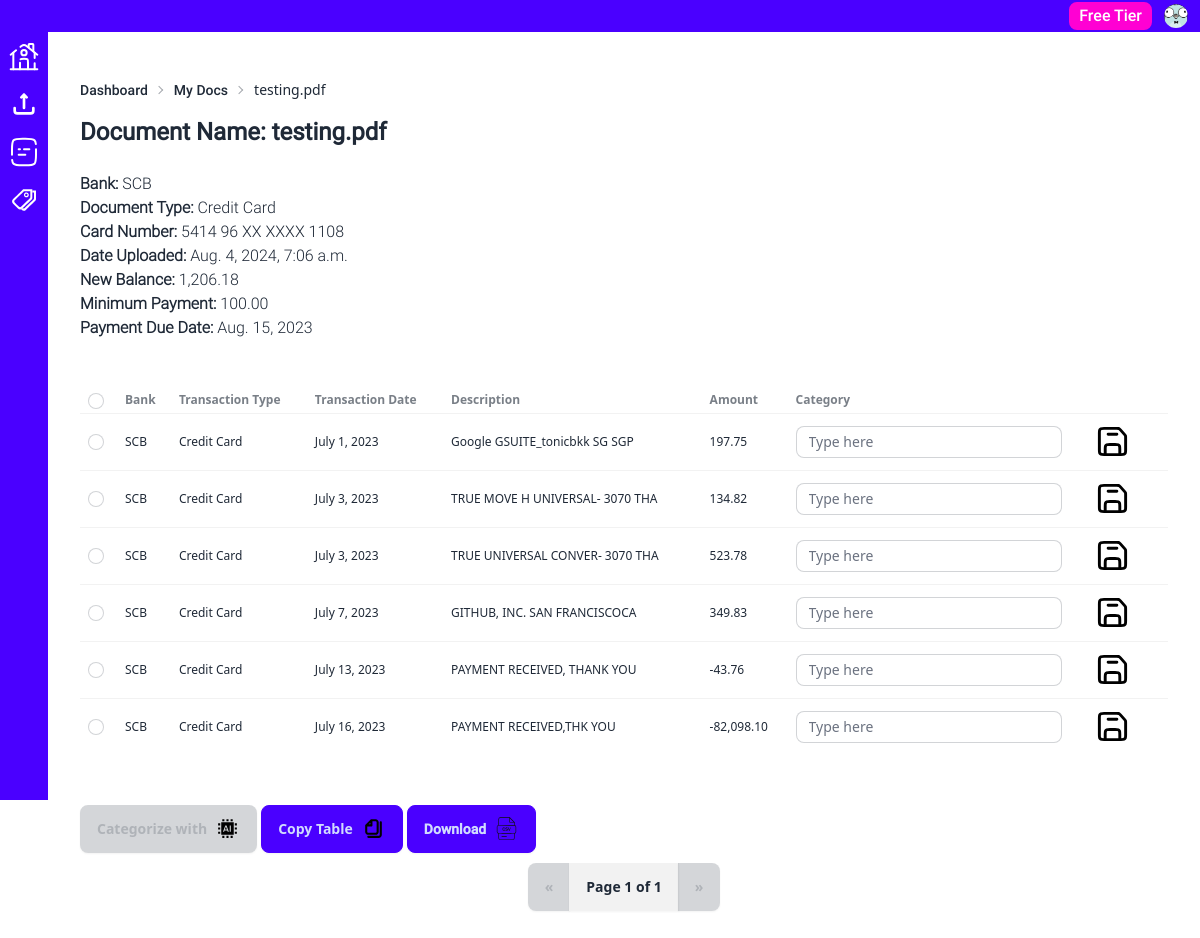
The page /upload_doc/my_docs/19/credit-card (signed in) on the database its author committed.
### upload_doc/models.py (models this page shows, shortened)
class Document(models.Model):
    user = models.ForeignKey(
        CustomUser,
        on_delete=models.CASCADE,
        related_name="documents",
        null=True,
        blank=True,
    )
    name = models.CharField(max_length=255, null=True, blank=True)
    s3_file_name = models.CharField(max_length=255, null=True, blank=True)
    date_uploaded = models.DateTimeField(auto_now_add=True)
    transaction_type = models.ForeignKey(
        TransactionType,
        on_delete=models.CASCADE,
        related_name="document",
        null=True,
        blank=True,
    )
    bank = models.ForeignKey(
        Bank,
        on_delete=models.CASCADE,
        related_name="document",
        null=True,
        blank=True,
    )

class Bank(models.Model):
    name = models.CharField(max_length=100)

class TransactionType(models.Model):
    name = models.CharField(max_length=30)
    slug = models.SlugField(max_length=30, null=True, blank=True)

class CreditCardSummary(models.Model):
    user = models.ForeignKey(
        CustomUser,
        on_delete=models.CASCADE,
        related_name="credit_card_summary",
        null=True,
        blank=True,
    )
    document = models.ForeignKey(
        Document,
        on_delete=models.CASCADE,
        related_name="credit_card_summary",
        null=True,
        blank=True,
    )
    card_number = models.CharField(max_length=20, null=True, blank=True)
    credit_limit = models.DecimalField(
        max_digits=10,
        decimal_places=2,
        null=True,
        blank=True,
    )
    closing_date = models.DateField(null=True, blank=True)

class BalanceAndPayment(models.Model):
    user = models.ForeignKey(
        CustomUser,
        on_delete=models.CASCADE,
        related_name="balance_and_payment",
        null=True,
        blank=True,
    )
    document = models.ForeignKey(
        Document,
        on_delete=models.CASCADE,
        related_name="balance_and_payment",
        null=True,
        blank=True,
    )
    new_balance = models.DecimalField(
        max_digits=10,
        decimal_places=2,
        null=True,
        blank=True,
    )
    minimum_payment = models.DecimalField(
        max_digits=10,
        decimal_places=2,
        null=True,
        blank=True,
    )
    payment_date = models.DateField(null=True, blank=True)

class TransactionDetail(models.Model):
    document = models.ForeignKey(
        Document,
        on_delete=models.CASCADE,
        related_name="transaction_details",
    )
    transaction_date = models.DateField(null=True, blank=True)
    posting_date = models.DateField(null=True, blank=True)
    description = models.CharField(
        max_length=255,
        null=True,
        blank=True,
    )
    foreign_currency = models.CharField(
        max_length=255,
        null=True,
        blank=True,
    )
    amount = models.DecimalField(
        max_digits=10,
        decimal_places=2,
        null=True,
        blank=True,
    )
    expense_category = models.ForeignKey(
        ExpenseCategory,
        on_delete=models.CASCADE,
        related_name="transaction_details",
        null=True,
        blank=True,
    )
    ending_balance = models.DecimalField(
        max_digits=10,
        decimal_places=2,
        null=True,
        blank=True,
    )
    saved = models.BooleanField(default=False)
    account_category = models.ForeignKey(
        "AccountCategory",
        on_delete=models.CASCADE,
        related_name="transaction_details",
        null=True,
        blank=True,
    )
    gl_account = models.ForeignKey(
        "GLAccount",
        on_delete=models.CASCADE,
        related_name="transaction_details",
        null=True,
        blank=True,
    )

### upload_doc/views.py (the view, shortened to what this page needs)
def my_docs_detail(request, pk=None, transaction_type_slug=None):
    if request.method == "GET":
        if not request.user.is_anonymous and request.user.has_verified_email:
            user = request.user
            document = get_object_or_404(Document, pk=pk, user=user)
            balance_and_payment = get_object_or_404(
                BalanceAndPayment,
                document=document,
                user=user,
            )
            credit_card_summary = get_object_or_404(
                CreditCardSummary,
                document=document,
                user=user,
            )
            transaction_type = get_object_or_404(
                TransactionType,
                slug=transaction_type_slug,
            )
            print("transaction_type_slug: " + str(transaction_type.slug))
            transactions = document.transaction_details.all().order_by(
                "transaction_date"
            )
            paginator = Paginator(transactions, 10)
            page_number = request.GET.get("page", 1)
            page_obj = paginator.get_page(page_number)
            print("Page Number: " + str(page_number))
            if transaction_type.slug == "credit-card":
                print("Credit Card Template was accessed")
                context = {
                    "document": document,
                    "balance_and_payment": balance_and_payment,
                    "credit_card_summary": credit_card_summary,
                    "page_obj": page_obj,
                }
                return render(
                    request, "upload_doc/my_docs_detail_credit_card.html", context
                )
            else:
                return HttpResponseBadRequest()
        else:
            return HttpResponseForbidden()
    else:
        return HttpResponseNotAllowed(permitted_methods=["GET"])

### theme/templates/upload_doc/my_docs_detail_credit_card.html (shortened to what this page needs)
{% extends "../dashboard/dashboard_base.html" %}
{% load static %}
{% load humanize %}
{% block main %}
<div
  id="pagination_view_result"
  class="my-2 flex-col min-h-screen"
  _="
    def checkCheckboxes()
      set anyChecked to false
      for checkbox in <tbody input.checkbox/>
        if checkbox.checked
          set anyChecked to true
          break
        end
      end
      if not anyChecked
        if #select-all-checkbox.checked
          set #select-all-checkbox.checked to false
        end
        set #ai-button @disabled to true
      else
        remove @disabled from #ai-button
      end
    end
    on load
      checkCheckboxes()
    end
  "
>
  {% include "upload_doc/partials/my_docs_detail_cc_top_content.html" %}
  <div class="overflow-x-auto">
    <table
      class="my-10 table table-xs"
      id="transaction_table">
      <thead>
        <tr>
          <th>
            <label>
              <input id="select-all-checkbox" type="checkbox" class="checkbox checkbox-xs"
                _="
                on click
                  set .checkbox.checked to my.checked
                end
                on change
                  call checkCheckboxes()
                end
                "/>
            </label>
          </th>
          <th>Bank</th>
          <th>Transaction Type</th>
          <th>Transaction Date</th>
          <th>Description</th>
          <th>Amount</th>
          <th>Category</th>
          <th></th>
        </tr>
      </thead>
      <tbody id="transaction_table_body" name="transaction_table_body">
        {% for transaction in page_obj %}
        <tr id="transaction_row_{{ transaction.id}}">
          <td>
            {% if transaction.saved %}
            <input
              type="checkbox"
              class="checkbox checkbox-xs"
              disabled />
            {% else%}
            <input
              type="checkbox"
              class="checkbox checkbox-xs"
              name="transaction_ids"
              value="{{ transaction.id }}"
              _="
              on load
                set my.checked to false
              end
              on change
                call checkCheckboxes()
              end
              "/>
            {% endif %}
          </td>
          <td>{{ document.bank.name }}</td>
          <td>{{ document.transaction_type.name }}</td>
          <td>{{ transaction.transaction_date }}</td>
          <td>{{ transaction.description }}</td>
          <td>{{ transaction.amount|intcomma }}</td>
          {% if transaction.expense_category.name %}
          <td>{{ transaction.expense_category.name }}</td>
          <td>
            <div
              class="btn btn-ghost"
              hx-post="{% url 'edit_category' %}"
              hx-target="#transaction_row_{{ transaction.id }}"
              hx-swap="outerHTML"
              hx-trigger="click"
              hx-vals='{
              "transaction_id":"{{ transaction.id }}",
              "counter_loop":"{{ forloop.counter }}"
              }'>
              <img src="{% static 'svg/edit_icon.svg' %}" class="min-w-[25px] min-h-[25px]">
            </div>
          </td>
          {% else %}
          <td>
            <div class="data_inputs_{{ transaction.id }}">
              <input
                type="search"
                id="transaction_category_{{ transaction.id }}"
                name="transaction_category"
                placeholder="Type here"
                class="input input-bordered input-sm w-full max-w-xs"
                hx-post="{% url 'search_category' %}"
                hx-trigger="input changed delay:500ms, search"
                hx-target="#search_result_{{ transaction.id }}"
                hx-swap="innerHTML"
                hx-vals='{"transaction_id" : "{{ transaction.id }}"}'
                _="
                on click
                  set my @placeholder to ''
                end
                on keyup
                  remove .hidden from #search_result_{{ transaction.id }}
                end
                on keyup[key is 'Enter']
                  trigger click on the next .btn
                end
                on keyup[key is 'Escape']
                  add .hidden to #search_result_{{ transaction.id }} then
                  set my value to '{{ transaction.expense_category.name }}' then
                  trigger click on the next .btn
                end
                "
              />
            </div>
          </td>
          <td>
            <div
              class="btn btn-ghost"
              hx-post="{% url 'save_category' %}"
              hx-target="#transaction_row_{{ transaction.id }}"
              hx-swap="outerHTML"
              hx-trigger="click"
              hx-include=".data_inputs_{{ transaction.id }} input"
              hx-vals='{"transaction_id" : "{{ transaction.id }}"}'
            >
              <img src="{% static 'svg/save_icon.svg' %}" class="min-w-[25px] min-h-[25px]">
            </div>
          </td>
          {% endif %}
        </tr>
        {% endfor %}
      </tbody>
    </table>
  </div>
  {% include "upload_doc/partials/my_docs_detail_cc_bottom_content.html" %}
</div>
{% endblock %}

### theme/templates/upload_doc/partials/my_docs_detail_cc_top_content.html
{% load humanize %}
<div class="breadcrumbs text-sm">
  <ul>
    <li><a href="{% url 'dashboard' %}">Dashboard</a></li>
    <li><a href="{% url 'my_docs' %}">My Docs</a></li>
    <li>{{ document.name }}</li>
  </ul>
</div>
<section class="flex-col">
  <header class="my-2">
    <h1 class="text-2xl font-bold mb-6">Document Name: {{ document.name }}</h1>
    <p><span class="font-bold">Bank: </span>{{ document.bank.name }}</p>
    <p><span class="font-bold">Document Type: </span>{{ document.transaction_type.name }}</p>
    <p><span class="font-bold">Card Number: </span>{{ credit_card_summary.card_number }}</p>
    <p><span class="font-bold">Date Uploaded: </span>{{ document.date_uploaded }}</p>
    <p><span class="font-bold">New Balance: </span>{{ balance_and_payment.new_balance|intcomma }}</p>
    <p><span class="font-bold">Minimum Payment: </span>{{ balance_and_payment.minimum_payment|intcomma }}</p>
    <p><span class="font-bold">Payment Due Date: </span>{{ balance_and_payment.payment_date }}</p>
  </header>
</section>

### rows shown on the page
Document: name "testing.pdf", bank.name "SCB", transaction_type.name "Credit Card", date_uploaded "Aug. 4, 2024, 7:06 a.m."
CreditCardSummary: card_number "5414 96 XX XXXX 1108"
BalanceAndPayment: new_balance "1,206.18", minimum_payment "100.00", payment_date "Aug. 15, 2023"

### other values the page prints
{{ page_obj.number }} "1"
{{ page_obj.paginator.num_pages }} "1"
